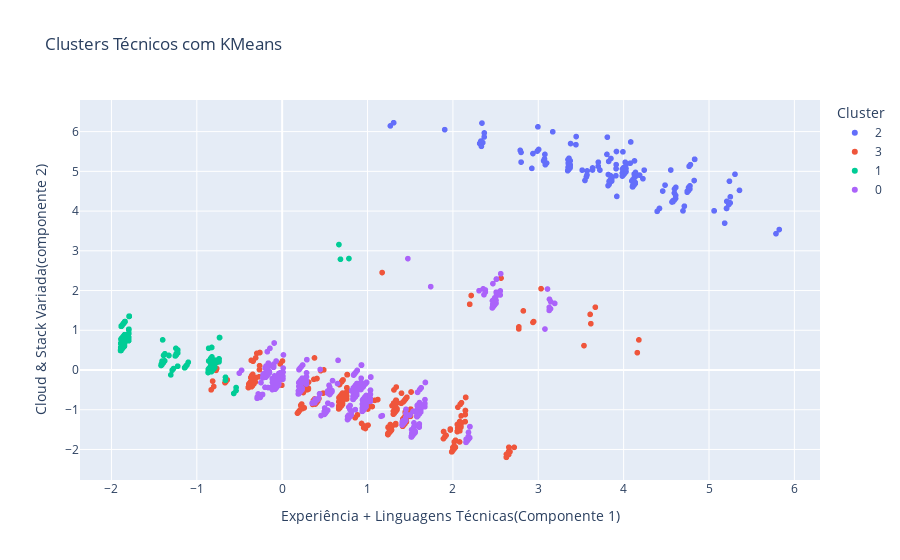

Here is the notebook cell this chart was saved with:
### Markdown cell above
### Heatmap - Experiência média por cluster x senioridade.
- Mesmo entre profissionais com a mesma senioridade declarada, a média de experiência em dados varia bastante clusters. Por exemplo profissionais sêniores no cluster 2 têm média de 5 anos de experiência em dados, enquanto no cluster 1 apenas 3,3 anos. 
- Isso revela que a senioridade percebida no mercado não necessariamente reflete o tempo efetivo de experiência técnica. 
- O cluster 2 destaca-se como o grupo com maior tempo de experiência média entre todas as senioridades.

### Code cell
# @title visualização dos clusters
import plotly.express as px

fig = px.scatter(
    x=X_pca[:, 0],
    y=X_pca[:, 1],
    color=df["cluster_tecnico"].astype(str),
    title="Clusters Técnicos com KMeans",
    labels={"color": "Cluster"},
    hover_data=[df["2.f_cargo_atual"], df["2.g_nivel"]]
)

fig.update_layout(xaxis_title="Experiência + Linguagens Técnicas(Componente 1)", yaxis_title="Cloud & Stack Variada(componente 2)")
fig.show()

### Figure 1 — Plotly figure (JSON) as saved in the notebook; plotly's stock layout.template omitted (floating-point values rounded to 4 significant figures; data arrays with more than 128 entries replaced by an {"elided": "..."} marker saying what was removed)
{"data": [{"customdata": {"elided": "223x2 str values"}, "hovertemplate": "Cluster=2<br>x=%{x}<br>y=%{y}<br>hover_data_0=%{customdata[0]}<br>hover_data_1=%{customdata[1]}<extra></extra>", "legendgroup": "2", "marker": {"color": "#636efa", "symbol": "circle"}, "mode": "markers", "name": "2", "showlegend": true, "type": "scattergl", "x": {"elided": "223 float values"}, "xaxis": "x", "y": {"elided": "223 float values"}, "yaxis": "y"}, {"customdata": {"elided": "995x2 str values"}, "hovertemplate": "Cluster=3<br>x=%{x}<br>y=%{y}<br>hover_data_0=%{customdata[0]}<br>hover_data_1=%{customdata[1]}<extra></extra>", "legendgroup": "3", "marker": {"color": "#EF553B", "symbol": "circle"}, "mode": "markers", "name": "3", "showlegend": true, "type": "scattergl", "x": {"elided": "995 float values"}, "xaxis": "x", "y": {"elided": "995 float values"}, "yaxis": "y"}, {"customdata": {"elided": "1938x2 str values"}, "hovertemplate": "Cluster=1<br>x=%{x}<br>y=%{y}<br>hover_data_0=%{customdata[0]}<br>hover_data_1=%{customdata[1]}<extra></extra>", "legendgroup": "1", "marker": {"color": "#00cc96", "symbol": "circle"}, "mode": "markers", "name": "1", "showlegend": true, "type": "scattergl", "x": {"elided": "1938 float values"}, "xaxis": "x", "y": {"elided": "1938 float values"}, "yaxis": "y"}, {"customdata": {"elided": "2061x2 str values"}, "hovertemplate": "Cluster=0<br>x=%{x}<br>y=%{y}<br>hover_data_0=%{customdata[0]}<br>hover_data_1=%{customdata[1]}<extra></extra>", "legendgroup": "0", "marker": {"color": "#ab63fa", "symbol": "circle"}, "mode": "markers", "name": "0", "showlegend": true, "type": "scattergl", "x": {"elided": "2061 float values"}, "xaxis": "x", "y": {"elided": "2061 float values"}, "yaxis": "y"}], "layout": {"legend": {"title": {"text": "Cluster"}, "tracegroupgap": 0}, "title": {"text": "Clusters Técnicos com KMeans"}, "xaxis": {"anchor": "y", "domain": [0, 1], "title": {"text": "Experiência + Linguagens Técnicas(Componente 1)"}}, "yaxis": {"anchor": "x", "domain": [0, 1], "title": {"text": "Cloud & Stack Variada(componente 2)"}}}}
